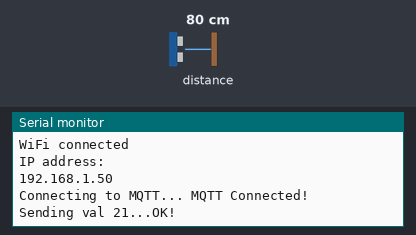
Recording of a sketch running on a simulated ESP8266 (NodeMCU). On the bench: the last lines printed to the serial monitor. Wiring (inferred from the names in the program): ultrasonic range finder: trigger GPIO 2; echo GPIO 0. The test bench sets the inputs (shaded band); at power-on: distance to the obstacle 80 cm. The echo pulse lasts 58.3 µs per cm; WiFi joins after 1.5 s; servers stay silent unless stated; no MQTT or app messages arrive unless stated.

Above: at 2.7 s.
2.8 s: distance to the obstacle set to 2 cm
At 12.2 s:
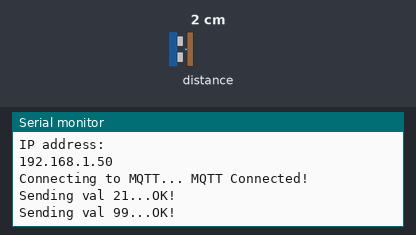
12.8 s: distance to the obstacle set to 4 cm
At 22.3 s:
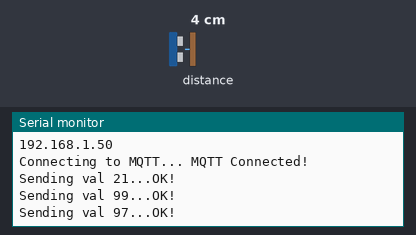

Measured:
- after the input at 2.8 s, the serial monitor: prints a new line after 8.8 s (image 1)
- after the input at 12.8 s, the serial monitor: prints a new line after 8.8 s (image 2)

The sketch:

mqtt_publish.ino
```cpp
#include <ESP8266WiFi.h>
#include <Adafruit_MQTT.h>
#include <Adafruit_MQTT_Client.h>

// defines pins numbers
const int trigPin = 2;  //D4
const int echoPin = 0;  //D3

long duration;
int distance;


#define IO_USERNAME  "giripranay"
#define IO_KEY       "a68f2ef379d4470780176f536af0f462"

#define WLAN_SSID       "vijaykumar"             // Your SSID
#define WLAN_PASS       "12345678"        // Your password


#define AIO_SERVER      "io.adafruit.com" //Adafruit Cloud
#define AIO_SERVERPORT  1883
#define AIO_USERNAME    "giripranay"            // Username
#define AIO_KEY         "a68f2ef379d4470780176f536af0f462"   // Auth Key


WiFiClient client;

Adafruit_MQTT_Client mqtt(&client, AIO_SERVER, AIO_SERVERPORT, AIO_USERNAME, AIO_KEY);

Adafruit_MQTT_Publish photocell = Adafruit_MQTT_Publish(&mqtt, AIO_USERNAME"/feeds/bin1");


void MQTT_connect();

void setup() {
  pinMode(trigPin, OUTPUT); // Sets the trigPin as an Output
pinMode(echoPin, INPUT); // Sets the echoPin as an Input
Serial.begin(9600); // Starts the serial communication


 Serial.println(); Serial.println();
  Serial.print("Connecting to ");
  Serial.println(WLAN_SSID);

  WiFi.begin(WLAN_SSID, WLAN_PASS);
  while (WiFi.status() != WL_CONNECTED) {
    delay(500);
    Serial.print(".");
  }
  Serial.println();

  Serial.println("WiFi connected");
  Serial.println("IP address: ");
  Serial.println(WiFi.localIP());
 }

 uint32_t x=0;


void loop() {

digitalWrite(trigPin, LOW);
delayMicroseconds(2);

digitalWrite(trigPin, HIGH);
delayMicroseconds(10);
digitalWrite(trigPin, LOW);

duration = pulseIn(echoPin, HIGH);

distance= duration*0.034/2;

distance=100-distance;

if(distance>100)
{
  distance=0;
  }
if(distance<10)
{
  distance=100;
  }


  MQTT_connect();


 Serial.print(F("\nSending val "));
  Serial.print(distance);
  Serial.print("...");
  if (! photocell.publish(distance)) {
    Serial.println(F("Failed"));
  } else {
    Serial.println(F("OK!"));
  }

delay(10000);
}

void MQTT_connect() {
  int8_t ret;

  // Stop if already connected.
  if (mqtt.connected()) {
    return;
  }

  Serial.print("Connecting to MQTT... ");

  uint8_t retries = 3;
  while ((ret = mqtt.connect()) != 0) { // connect will return 0 for connected
       Serial.println(mqtt.connectErrorString(ret));
       Serial.println("Retrying MQTT connection in 5 seconds...");
       mqtt.disconnect();
       delay(5000);  // wait 5 seconds
       retries--;
       if (retries == 0) {
         // basically die and wait for WDT to reset me
         while (1);
       }
  }
  Serial.println("MQTT Connected!");
}
```
